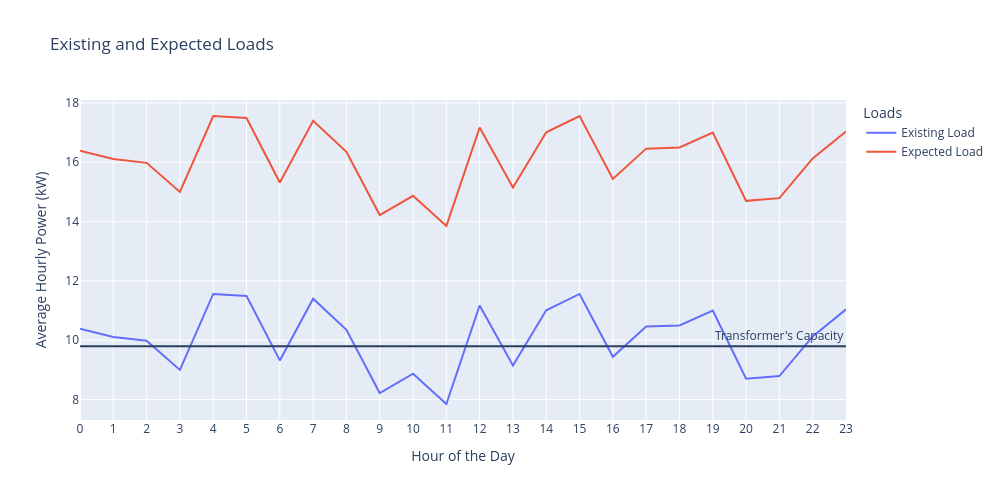

Notebook cell for this chart:
### Code cell
# Rearrange the data frame to a format with an identifier variable and measured variables. This will allow for simple plotting.
peak_date_ts_for_plot = peak_date_ts.rename(
    columns={
        "power_kW": "Existing Load",
        "power_kW_with_additional_load": "Expected Load",
    }
)
peak_date_ts_for_plot = pd.melt(
    peak_date_ts_for_plot,
    id_vars=["timestamp"],
    value_vars=["Existing Load", "Expected Load"],
    var_name="Loads",
    value_name="Average Hourly Power (kW)",
)

# Plot the existing load, future load, and transformer's capacity during the day when maximum load occurs.
fig = px.line(
    peak_date_ts_for_plot,
    x=peak_date_ts_for_plot["timestamp"].dt.hour,
    y="Average Hourly Power (kW)",
    color="Loads",
    title="Existing and Expected Loads",
    labels={"x": "Hour of the Day"},
)
fig.add_hline(
    y=peak_date_ts["capacity_kW"].unique()[0], annotation_text="Transformer's Capacity"
)

fig.update_layout(height=500, width=1000)
fig.update_xaxes(dtick=1)
fig.show()

### Figure 1 — Plotly figure (JSON) as saved in the notebook; plotly's stock layout.template omitted (floating-point values rounded to 4 significant figures)
{"data": [{"hovertemplate": "Loads=Existing Load<br>Hour of the Day=%{x}<br>Average Hourly Power (kW)=%{y}<extra></extra>", "legendgroup": "Existing Load", "line": {"color": "#636efa", "dash": "solid"}, "marker": {"symbol": "circle"}, "mode": "lines", "name": "Existing Load", "orientation": "v", "showlegend": true, "type": "scatter", "x": [0, 1, 2, 3, 4, 5, 6, 7, 8, 9, 10, 11, 12, 13, 14, 15, 16, 17, 18, 19, 20, 21, 22, 23], "xaxis": "x", "y": [10.39, 10.11, 9.98, 9.0, 11.56, 11.49, 9.32, 11.4, 10.35, 8.22, 8.87, 7.85, 11.17, 9.15, 11.01, 11.56, 9.44, 10.46, 10.5, 11.0, 8.7, 8.79, 10.13, 11.04], "yaxis": "y"}, {"hovertemplate": "Loads=Expected Load<br>Hour of the Day=%{x}<br>Average Hourly Power (kW)=%{y}<extra></extra>", "legendgroup": "Expected Load", "line": {"color": "#EF553B", "dash": "solid"}, "marker": {"symbol": "circle"}, "mode": "lines", "name": "Expected Load", "orientation": "v", "showlegend": true, "type": "scatter", "x": [0, 1, 2, 3, 4, 5, 6, 7, 8, 9, 10, 11, 12, 13, 14, 15, 16, 17, 18, 19, 20, 21, 22, 23], "xaxis": "x", "y": [16.39, 16.11, 15.98, 15.0, 17.56, 17.49, 15.32, 17.4, 16.35, 14.22, 14.87, 13.85, 17.17, 15.15, 17.01, 17.56, 15.44, 16.46, 16.5, 17.0, 14.7, 14.79, 16.13, 17.04], "yaxis": "y"}], "layout": {"annotations": [{"showarrow": false, "text": "Transformer's Capacity", "x": 1, "xanchor": "right", "xref": "x domain", "y": 9.8, "yanchor": "bottom", "yref": "y"}], "height": 500, "legend": {"title": {"text": "Loads"}, "tracegroupgap": 0}, "shapes": [{"type": "line", "x0": 0, "x1": 1, "xref": "x domain", "y0": 9.8, "y1": 9.8, "yref": "y"}], "title": {"text": "Existing and Expected Loads"}, "width": 1000, "xaxis": {"anchor": "y", "domain": [0, 1], "dtick": 1, "title": {"text": "Hour of the Day"}}, "yaxis": {"anchor": "x", "domain": [0, 1], "title": {"text": "Average Hourly Power (kW)"}}}}
